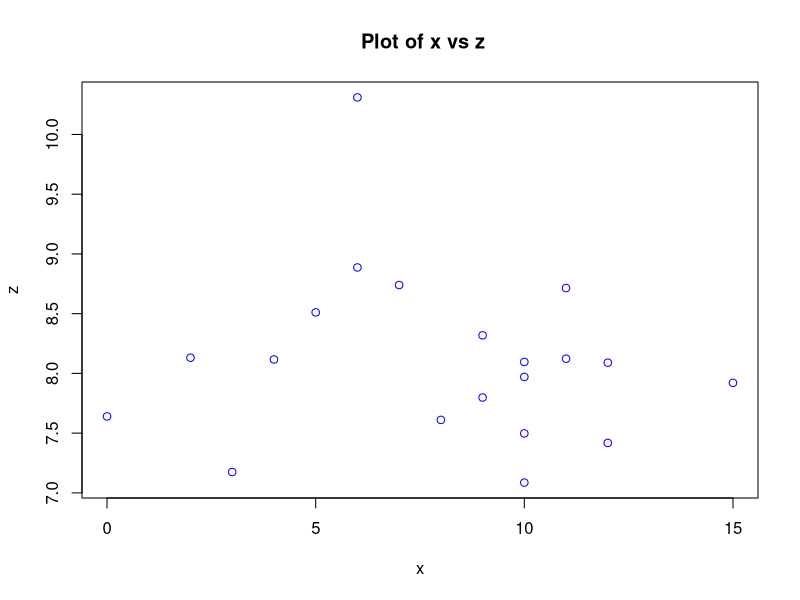

Generate this figure with R: (Note: this script raises an error after producing the figure.)
# Sampling Q1


rm(list = ls())

x <- c(10, 2, 15, 6, 4, 9, 12, 11, 3, 0, 12, 10, 9, 7, 11, 10, 8, 5, 10, 6)

# A
# Length
l <- length(x)
l

# B
# Sum
s <- sum(x)
s

# C
# Mean
mean <- mean(x)
mean

# D
# Median
median <- median(x)
median

# E
# Mode
mode <- names(sort(-table(x)))[1]
mode

# F
# Quantile Ranges
q <- quantile(x)
q

# G
# Variance
v <- var(x)
v

# H
# Standard Deviation
s <- sd(x)
s


# Distrbutions Q2

# 10 observations
y <- rnorm(20, mean, 1)
y

# A
# Commands not possible - vectors not same length
cov(x,y)
cor(x,y)

# B&C
# Covariance of x&y
cov <- cov(x,y)
cov

# Correlation of x&y
cor <-cor(x,y)
cor

# D
set.seed(63)
y <- rnorm(10, mean, 1)
y


# Scatter Plots C
set.seed(100)

# new normal distribution
z <- rnorm(20, 8, 1)

# second dist
u <- rnorm(20, 10, 1)

plot(x, z, col="blue", main=" Plot of x vs z")

plot(x, z1,  col="red")

plot(x,z, xlim=range(x, x), ylim=range(z, u), col="red", main= "Plots of 2 normal distributions of x")
points(x,u, pch='+', col='blue')


# Box Plots D

boxplot(x,y, names =(c("x", "y")), col=(c("lightblue","orange")),
        main="Plots of 2 normal distributions", xlab="Distribution Values", ylab="Distrubution Name",
        horizontal=TRUE) 



